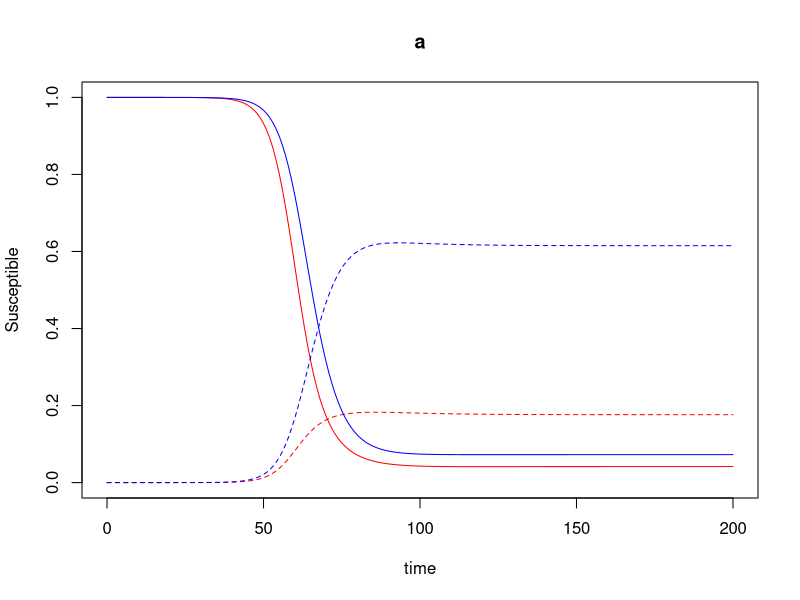
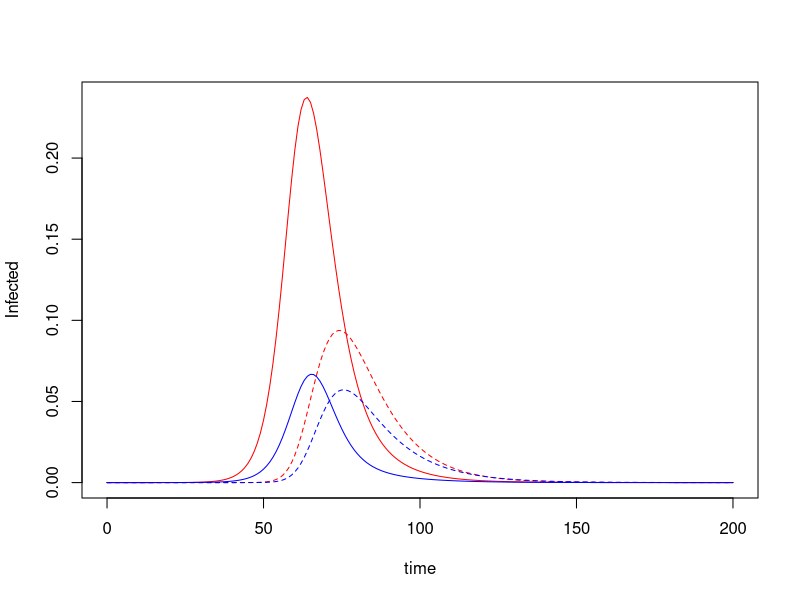
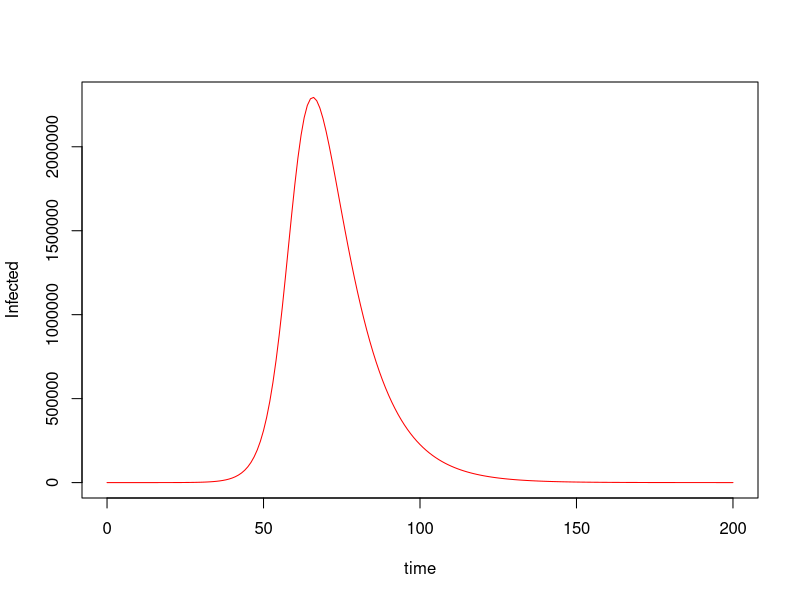
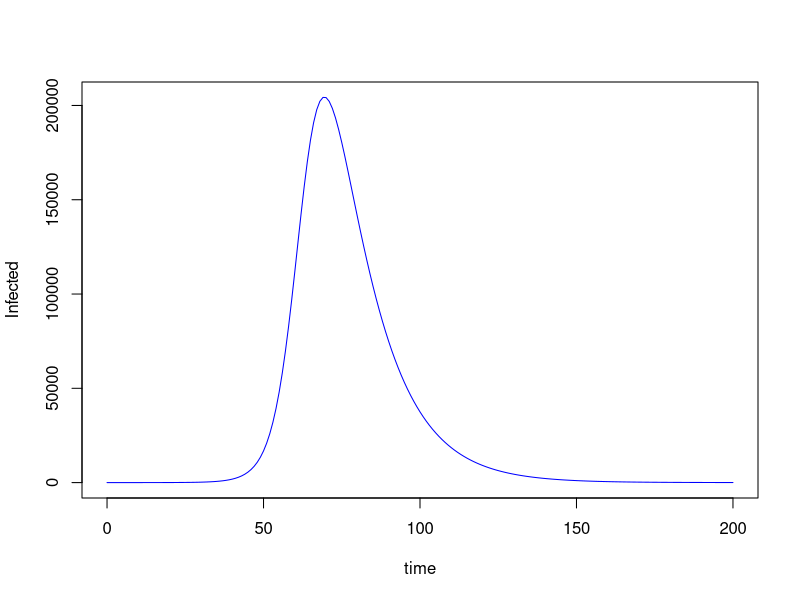
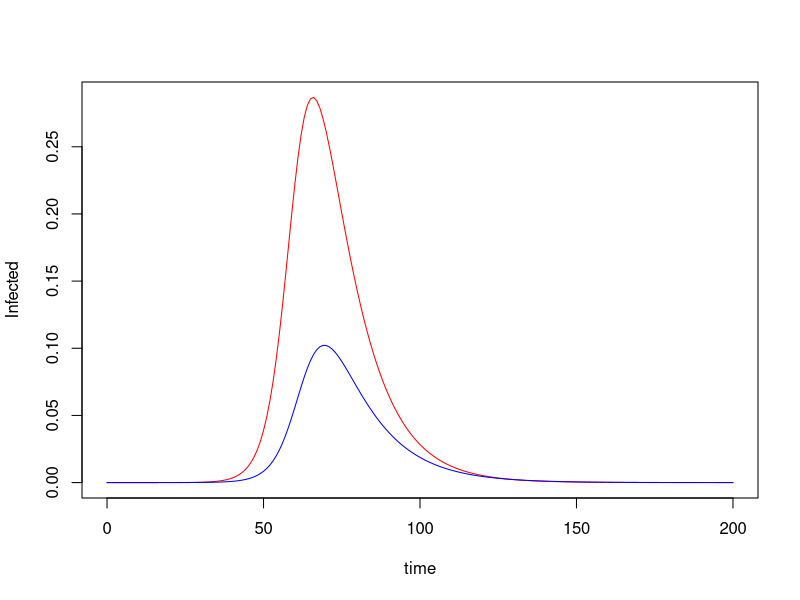

R code for these plots, in order: (Note: this script raises an error after producing the figures.)
# adapted from Harris et al.
# https://github.com/mjharris95/divided-disease/blob/main/aware-eqs.R
# https://www.cambridge.org/core/journals/evolutionary-human-sciences/article/social-divisions-and-risk-perception-drive-divergent-epidemics-and-large-later-waves/71613CAF7D03C9F20A8864A59B9BF311#article

library(deSolve)
library(tidyverse)
library(reshape2)

# two group SIR model (A and B); each compartment is split into "Protected (P)" and "Unprotected (U)"
# both groups can adopt protective behavior (i.e. mask usage) in two ways: 
#     1) in response to deaths over a specified time window; 2) in response to the proportion of "protected" individuals in the population
#     at the moment these are both linear relationships, i.e. individuals are more likely to adopt protective behavior if there are more deaths and there are a greater proportion of protected individuals in the population
# protective behavior is protective of both transmission and infection
# groups can differ in their rate of contact and their propensity to adopt protective behaviors
# fraction of the population in each group can vary
# preference for homophily (degree to which members of a group mix within group versus outside their group) can vary


sir_two_group_pu <- function(c = NA, c_a = 3, c_b = 3, 
                          trans_p = 0.05, rho=1/10, mu = 0.01, 
                          h_a=.5, kappa=0.03, phi = 0,
                          I0_a=1, I0_b=1, N0 = 10000000, frac_a = 0.5, time = 500,
                          ell = 1, theta = NA, theta_a = 100, theta_b  = 100, 
                          epsilon = NA, epsilon_a = 0.5, epsilon_b = 0.5,
                          omega = NA, omega_a = 0.1, omega_b = 0.1,
                          get_params=FALSE) {
  
  
  if(!is.na(epsilon)){
    epsilon_a<-epsilon
    epsilon_b<-epsilon
  }
  
  if(!is.na(theta)){
    theta_a<-theta
    theta_b<-theta
  }
  
  if(!is.na(omega)){
    omega_a<-omega
    omega_b<-omega
  }
  
  
  if(!is.na(c)){
    c_a<-c
    c_b<-c
  }
  
  N0_a = N0 * frac_a #letting population be constant for now
  N0_b = N0 * (1 - frac_a)
  
  # create contact matrix entries : C_ba = total contacts members of a have with members of b
  C_a = c_a * N0_a
  C_b = c_b *N0_b
  
  if (C_a * (1 - h_a) < C_b) {
    C_ba = C_ab = C_a * (1 - h_a)
  } else {
    C_ba = C_ab = C_b
  }
  
  C_aa = C_a - C_ba
  C_bb = max(0, C_b - C_ab)
  
  # get averages
  
  c_aa = C_aa / N0_a
  c_ba = C_ba / N0_a
  c_bb = C_bb/ N0_b
  c_ab = C_ab / N0_b
  
  
  N_a = N0_a
  N_b = N0_b
  
  print(c(C_aa, C_ba, C_ab, C_bb))
  print(c(c_aa, c_ba, c_ab, c_bb))
  
  
  params<-c("trans_p" = trans_p, 
            "h_a"= h_a, 
            "c_a" = c_a, "c_b" = c_b,
            "c_aa" = c_aa, "c_ab" = c_ab,
            "c_ba" = c_ba, "c_bb" = c_bb,
            "kappa" = kappa,
            "phi"=phi, 
            "rho"=rho, 
            "mu"=mu, "time"=time, 
            "I0_a"=I0_a, "I0_b"=I0_b, 
            "N0_a" = N0_a, "N0_b"= N0_b,
            "ell"=ell,
            "epsilon_a"=epsilon_a, "epsilon_b"=epsilon_b,
            "theta_a"=theta_a, "theta_b"=theta_b) 
  
  state<-c( 
    
    #group a
    SUa<-(N0_a - I0_a),
    SPa<-0,
    IUa<-I0_a,
    IPa<-0,
    RUa<-0,
    RPa<-0,
    DUa<-0,
    DPa<-0,
    
    #group b
    SUb<-N0_b - I0_b,
    SPb<-0,
    IUb<-I0_b,
    IPb<-0,
    RUb<-0,
    RPb<-0,
    DUb<-0,
    DPb<-0
  )
  
  names(state)<- c("SUa", "SPa", "IUa", "IPa", "RUa", "RPa", "DUa", "DPa",
                   "SUb", "SPb", "IUb", "IPb", "RUb", "RPb", "DUb", "DPb")
  
  sir_up<-function(t, state, parameter){
    
    with(as.list(c(parameter, state)), {
      
      
      if(t<ell){
        lag<-rep(0, length(state))
      }
      else{
        lag<-lagvalue(t-ell)
      }
      
      dSUa <- -SUa*trans_p*(c_aa*(IUa/N_a + kappa*IPa/N_a) + c_ba*(IUb/N_b + kappa*IPb/N_b)) + 
        phi * SPa  - 
        theta_a * SUa * (epsilon_a * ((DUa+DPa-lag[which(names(state) == "DUa")]-lag[which(names(state) == "DPa")])/N_a) + 
                           (1-epsilon_a) * ((DUb+DPb-lag[which(names(state) == "DUb")]-lag[which(names(state) == "DPb")])/N_b) ) -
        omega_a * SUa * (epsilon_a *((SPa + IPa + RPa)/N_a) + (1-epsilon_a)*((SPb + IPb + RPb)/N_b))
      
 
      dSPa <- -SPa*kappa*trans_p*(c_aa*(IUa/N_a + kappa*IPa/N_a) + c_ba*(IUb/N_b + kappa*IPb/N_b)) - 
        phi * SPa +
        theta_a * SUa * (epsilon_a * ((DUa+DPa-lag[which(names(state) == "DUa")]-lag[which(names(state) == "DPa")])/N_a) + 
                           (1-epsilon_a) * ((DUb+DPb-lag[which(names(state) == "DUb")]-lag[which(names(state) == "DPb")])/N_b) ) +
        omega_a * SUa * (epsilon_a *((SPa + IPa + RPa)/N_a) + (1 - epsilon_a)*((SPb + IPb + RPb)/N_b))
      
      dIUa <- SUa*trans_p*(c_aa*(IUa/N_a + kappa*IPa/N_a) + c_ba*(IUb/N_b + kappa*IPb/N_b))  + 
        phi * IPa -
        (rho) * IUa -
        theta_a * IUa * (epsilon_a * ((DUa+DPa-lag[which(names(state) == "DUa")]-lag[which(names(state) == "DPa")])/N_a) + 
                           (1-epsilon_a) * ((DUb+DPb-lag[which(names(state) == "DUb")]-lag[which(names(state) == "DPb")])/N_b) ) -
        omega_a * IUa * (epsilon_a *((SPa + IPa + RPa)/N_a) + (1-epsilon_a)*((SPb + IPb + RPb)/N_b))
      
      dIPa <- SPa*trans_p*kappa*(c_aa*(IUa/N_a + kappa*IPa/N_a) + c_ba*(IUb/N_b + kappa*IPb/N_b)) - 
        phi * IPa -
        (rho) * IPa +
        theta_a * IUa * (epsilon_a * ((DUa+DPa-lag[which(names(state) == "DUa")]-lag[which(names(state) == "DPa")])/N_a) + 
                           (1-epsilon_a) * ((DUb+DPb-lag[which(names(state) == "DUb")]-lag[which(names(state) == "DPb")])/N_b) ) +
        omega_a * IUa * (epsilon_a *((SPa + IPa + RPa)/N_a) + (1 - epsilon_a)*((SPb + IPb + RPb)/N_b))
      
      dRUa <- rho * (1-mu) * IUa  + phi * RPa  -
        theta_a * RUa * (epsilon_a * ((DUa+DPa-lag[which(names(state) == "DUa")]-lag[which(names(state) == "DPa")])/N_a) + 
                           (1-epsilon_a) * ((DUb+DPb-lag[which(names(state) == "DUb")]-lag[which(names(state) == "DPb")])/N_b) ) -
        omega_a * RUa * (epsilon_a *((SPa + IPa + RPa)/N_a) + (1-epsilon_a)*((SPb + IPb + RPb)/N_b))
      
      dRPa <- rho * (1-mu) * IPa  - phi * RPa  +
        theta_a * RUa * (epsilon_a * ((DUa+DPa-lag[which(names(state) == "DUa")]-lag[which(names(state) == "DPa")])/N_a) + 
                           (1-epsilon_a) * ((DUb+DPb-lag[which(names(state) == "DUb")]-lag[which(names(state) == "DPb")])/N_b) ) +
        omega_a * RUa * (epsilon_a *((SPa + IPa + RPa)/N_a) + (1-epsilon_a)*((SPb + IPb + RPb)/N_b))
      
      dDUa <- rho*mu*IUa
      
      dDPa <- rho*mu*IPa
      
      
      #transitions for group b
      
      dSUb <- -SUb*trans_p*(c_ab*(IUa/N_a + kappa*IPa/N_a) + c_bb*(IUb/N_b + kappa*IPb/N_b))  + phi * SPb - 
        theta_b * SUb * ((1-epsilon_b) * ((DUa+DPa-lag[which(names(state) == "DUa")]-lag[which(names(state) == "DPa")])/N_a) + 
                           (epsilon_b) * ((DUb+DPb-lag[which(names(state) == "DUb")]-lag[which(names(state) == "DPb")]) / N_b)) -
        omega_b * SUb * ((1-epsilon_b) *((SPa + IPa + RPa)/N_a) + (epsilon_b)*((SPb + IPb + RPb)/N_b))
      
      dSPb <- -trans_p*kappa*SPb*(c_ab*(IUa/N_a + kappa*IPa/N_a) + c_bb*(IUb/N_b + kappa*IPb/N_b))  - phi * SPb +
        theta_b * SUb * ((1-epsilon_b) * ((DUa+DPa-lag[which(names(state) == "DUa")]-lag[which(names(state) == "DPa")])/N_a) + 
                           (epsilon_b) * ((DUb+DPb-lag[which(names(state) == "DUb")]-lag[which(names(state) == "DPb")]) / N_b)) +
        omega_b * SUb * ((1-epsilon_b) *((SPa + IPa + RPa)/N_a) + (epsilon_b)*((SPb + IPb + RPb)/N_b))
      
      dIUb <- trans_p*SUb*(c_ab*(IUa/N_a + kappa*IPa/N_a) + c_bb*(IUb/N_b + kappa*IPb/N_b)) + phi * IPb -
        (rho) * IUb -
        theta_b * IUb * ((1-epsilon_b) * ((DUa+DPa-lag[which(names(state) == "DUa")]-lag[which(names(state) == "DPa")])/N_a) + 
                           (epsilon_b) * ((DUb+DPb-lag[which(names(state) == "DUb")]-lag[which(names(state) == "DPb")]) / N_b)) -
        omega_b * IUb * ((1-epsilon_b) *((SPa + IPa + RPa)/N_a) + (epsilon_b)*((SPb + IPb + RPb)/N_b))
      
      dIPb <- trans_p*kappa*SPb*(c_ab*(IUa/N_a + kappa*IPa/N_a) + c_bb*(IUb/N_b + kappa*IPb/N_b)) - phi * IPb -
        (rho) * IPb +
        theta_b * IUb * ((1-epsilon_b) * ((DUa+DPa-lag[which(names(state) == "DUa")]-lag[which(names(state) == "DPa")])/N_a) + 
                           (epsilon_b) * ((DUb+DPb-lag[which(names(state) == "DUb")]-lag[which(names(state) == "DPb")]) / N_b)) +
        omega_b * IUb * ((1-epsilon_b) *((SPa + IPa + RPa)/N_a) + (epsilon_b)*((SPb + IPb + RPb)/N_b))
      
      dRUb <- (1-mu) * rho * IUb + phi * RPb -
        theta_b * RUb * ((1-epsilon_b) * ((DUa+DPa-lag[which(names(state) == "DUa")]-lag[which(names(state) == "DPa")])/N_a) + 
                           (epsilon_b) * ((DUb+DPb-lag[which(names(state) == "DUb")]-lag[which(names(state) == "DPb")]) / N_b)) -
        omega_b * RUb * ((1-epsilon_b) *((SPa + IPa + RPa)/N_a) + (epsilon_b)*((SPb + IPb + RPb)/N_b))
      
      dRPb <- (1-mu) * rho * IPb  - phi * RPb +
        theta_b * RUb * ((1-epsilon_b) * ((DUa+DPa-lag[which(names(state) == "DUa")]-lag[which(names(state) == "DPa")])/N_a) + 
                           (epsilon_b) * ((DUb+DPb-lag[which(names(state) == "DUb")]-lag[which(names(state) == "DPb")]) / N_b)) +
        omega_b * RUb * ((1-epsilon_b) *((SPa + IPa + RPa)/N_a) + (epsilon_b)*((SPb + IPb + RPb)/N_b))
      
      dDUb <- rho*mu*IUb
      
      dDPb <- rho*mu*IPb
      
      
      return(list(c(dSUa, dSPa, dIUa, dIPa, dRUa, dRPa, dDUa, dDPa,
                    dSUb, dSPb, dIUb, dIPb, dRUb, dRPb, dDUb, dDPb
      )))
    })
  }
  
  times<-seq(from=0, to=time, by=1)
  
  as.data.frame(dede(state, times, sir_up, params))->sim
  
  if(get_params){
    return(list(sim=sim, params=params))
  }
  
  else{
    return(sim)
  }
  
  
  
}

#### test run ####
#Average daily total contacts in BICS: Democrats = 5.618922; Republicans = 7.188501

N0 = 10000000; frac_a = 0.8; h_a = 0.99
N_a = frac_a*N0; N_b = N0 - N_a

ls<-sir_two_group_pu(c = NA, c_a = 7.1, c_b = 5.6, 
                     trans_p = 0.05, rho=1/10, mu = 0.01, 
                     h_a=h_a, kappa=0.3, phi = 0.02,
                     I0_a=1, I0_b=1, N0 = N0, frac_a = frac_a, time = 200,
                     theta_a = 80, theta_b = 100, epsilon = 0.5,
                     omega_a = 0.1, omega_b = 0.2,
                     get_params=TRUE)
sim<-ls$sim


plot(SUa/N_a~time, data=sim, type="l", col="red", ylab="Susceptible", main="a", ylim = c(0,1))
lines(SPa/N_a~time, data=sim, col="red", lty=2)
lines(SUb/N_b~time, data=sim, col="blue", type="l", main="b", ylab="Susceptible", ylim = c(0,1))
lines(SPb/N_b~time, data=sim, col="blue", lty=2)


plot(IUa/N_a~time, data=sim, type="l", col="red", ylab="Infected")
lines(IPa/N_a~time, data=sim, col="red", lty=2)
lines(IUb/N_b~time, data=sim, col="blue", type="l", ylab="Infected")
lines(IPb/N_b~time, data=sim, col="blue", lty=2)


plot((IUa + IPa)~time, data=sim, type="l", col="red", ylab="Infected")
plot((IUb+IPb)~time, data=sim, type="l", col="blue", ylab="Infected")

plot((IUa+IPa)/N_a~time, data=sim, type="l", col="red", ylab="Infected")
lines((IUb+IPb)/N_b~time, data=sim, col="blue", type="l", ylab="Infected")

#### simulate across parameters ####

# intial conditions
N0 = 10000000 # population size
frac_a = 0.5 # fraction in group A
N_a = frac_a*N0; N_b = N0 - N_a
I0_a = 1 #intial infected in A
I0_b = 1 # intial infected in B

# parameters
c_a = 5; c_b = 3 # average number of contacts per day 
trans_p = 0.05 # probability of transmission given contact
rho = 1/10 # 1 / infectious period
mu = 0.01 # probability of dying following infection
kappa = 0.3 # reduction in probability of transmission given contact resulting from protective behavior
phi = 0 # waning rate of protective behavior


time = 365 # time steps for simulation
theta_a = 80 # responsiveness to deaths for adopting protective behavior in group A
theta_b = 100 # responsiveness to deaths for adopting protective behavior in group B 
omega_a = 80 # responsiveness to proportion of protected individuals for adopting protective behavior in group A
omega_b = 100 # responsiveness to proportion of protected individuals for adopting protective behavior in group A

h_a = c(.5, .99) # proportion of group A's total contact with members of their own group (bounded by population size and total contacts in group B)
epsilon = c(.5, .99) #measure of assortativeness in influence (i.e. are people equally aware and influenced by deaths/number of protected individuals in their own group versus in the out group)


expand.grid(h_a=h_a, epsilon=epsilon)  %>%
  data.frame() %>%
  apply(1, function(par) sir_two_group_pu(C = NA, C_a = C_a, C_b = C_b, 
                                          trans_p = trans_p, rho=rho, mu = mu, 
                                          h_a=par[["h_a"]],
                                          kappa=kappa, phi = phi,
                                          I0_a=I0_a, I0_b=I0_b, N0 = N0, frac_a = frac_a, 
                                          time = time,
                                          theta_a = theta_a, 
                                          theta_b = theta_b, 
                                          epsilon=par[["epsilon"]],
                                          omega_a = omega_a, omega_b = omega_b) %>% 
          cbind(h_a=par[["h_a"]], epsilon=par[["epsilon"]])) %>% 
  do.call(rbind, .) %>%
  mutate(eps_descript = ifelse(epsilon==.5, "Uniform Awareness", 
                               ifelse(epsilon==.99,"Separated Awareness",
                                      " "))) %>%
  mutate(h_descript = ifelse(h_a==.5, "Uniform \nMixing", 
                             ifelse(h_a==.99,"Separated \nMixing",
                                    " "))) -> df

line_sz<-.8


ggplot(df %>% filter(epsilon == 0.99)) +
  geom_line(aes(x=time, y=(IUa+IPa)/N_a), size=line_sz, color="red") + 
  geom_line(aes(x=time, y=(IUb+IPb)/N_b), size=line_sz, color="blue") + 
  facet_grid(~h_a) +
  ylab("Infections")+
  theme_minimal()
  

ggplot(df) +
  geom_line(aes(x=time, y=(IUa+IPa)/N_a), size=line_sz, color="red") + 
  geom_line(aes(x=time, y=(IUb+IPb)/N_b, size=as.factor(h_a)), color="blue")+
  annotate("segment", x=-Inf, xend=Inf, y=-Inf, yend=-Inf, size=1)+
  annotate("segment", x=-Inf, xend=-Inf, y=-Inf, yend=Inf, size=1)+
  geom_hline(yintercept=c(0,.04,.08, .12), linetype="dotted", color="gray")+
  facet_grid(h_a+h_descript~epsilon+eps_descript, 
             labeller=label_bquote(
               cols=atop(atop(phantom(), .(eps_descript)), atop("("~epsilon==.(epsilon)~")", phantom())),
               rows=atop(atop(.(h_descript), ""), atop("("~h_a==.(h_a)~")", phantom()))))+
  ylab("Infections")+
  theme(strip.text.y = element_text(angle = 0))+scale_y_continuous(breaks=c(0, .04, .08, .12))+
  scale_size_manual(values=c("0.5"=.3*line_sz, "0.99"=line_sz), guide="none", na.value = line_sz)+
  scale_colour_manual(name="", 
                      labels = c(expression("group"~italic(a)), expression("group"~italic(b))),
                      values = c("group *a*"="red", "group *b*"="blue"))+
  theme(strip.text=element_text(size=20))
